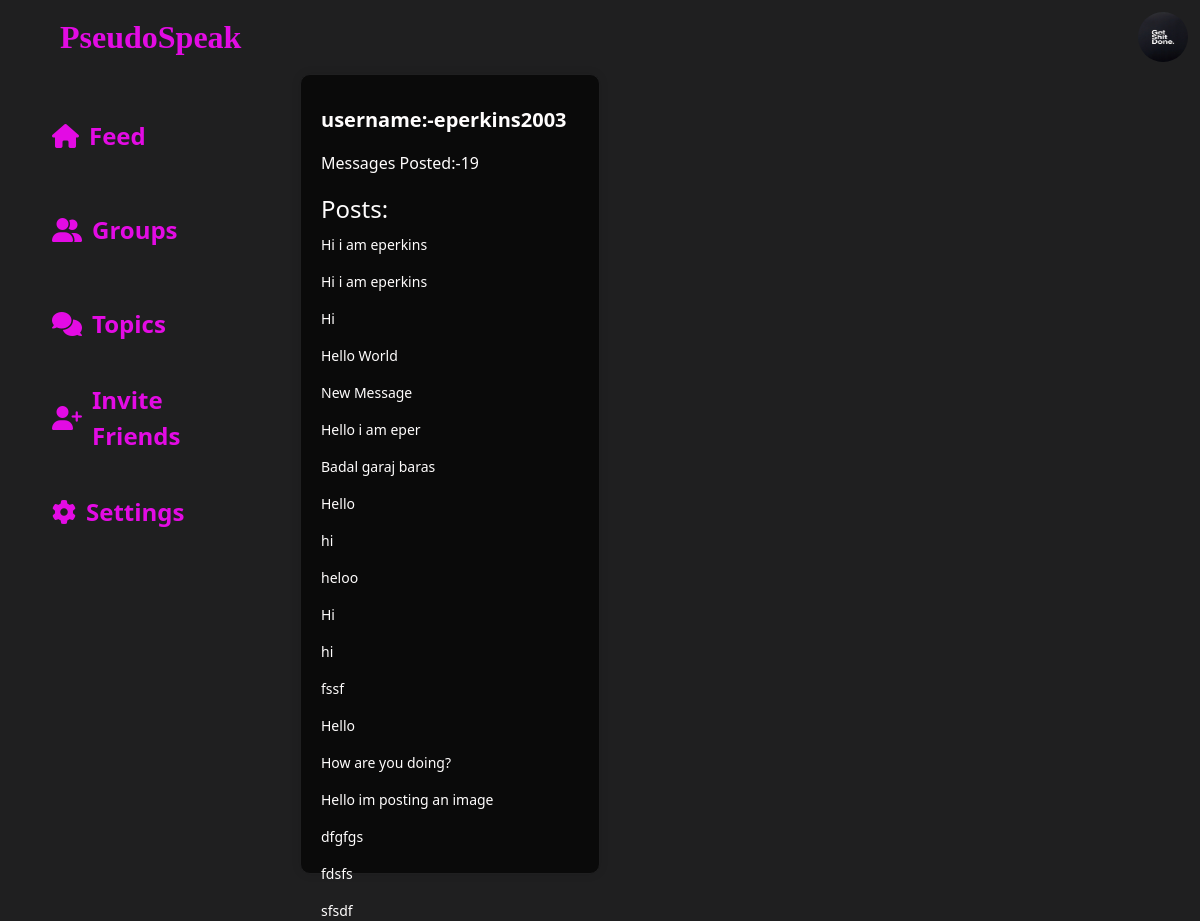
/dashboard/ (signed in), run on an earlier commit of the app's database.
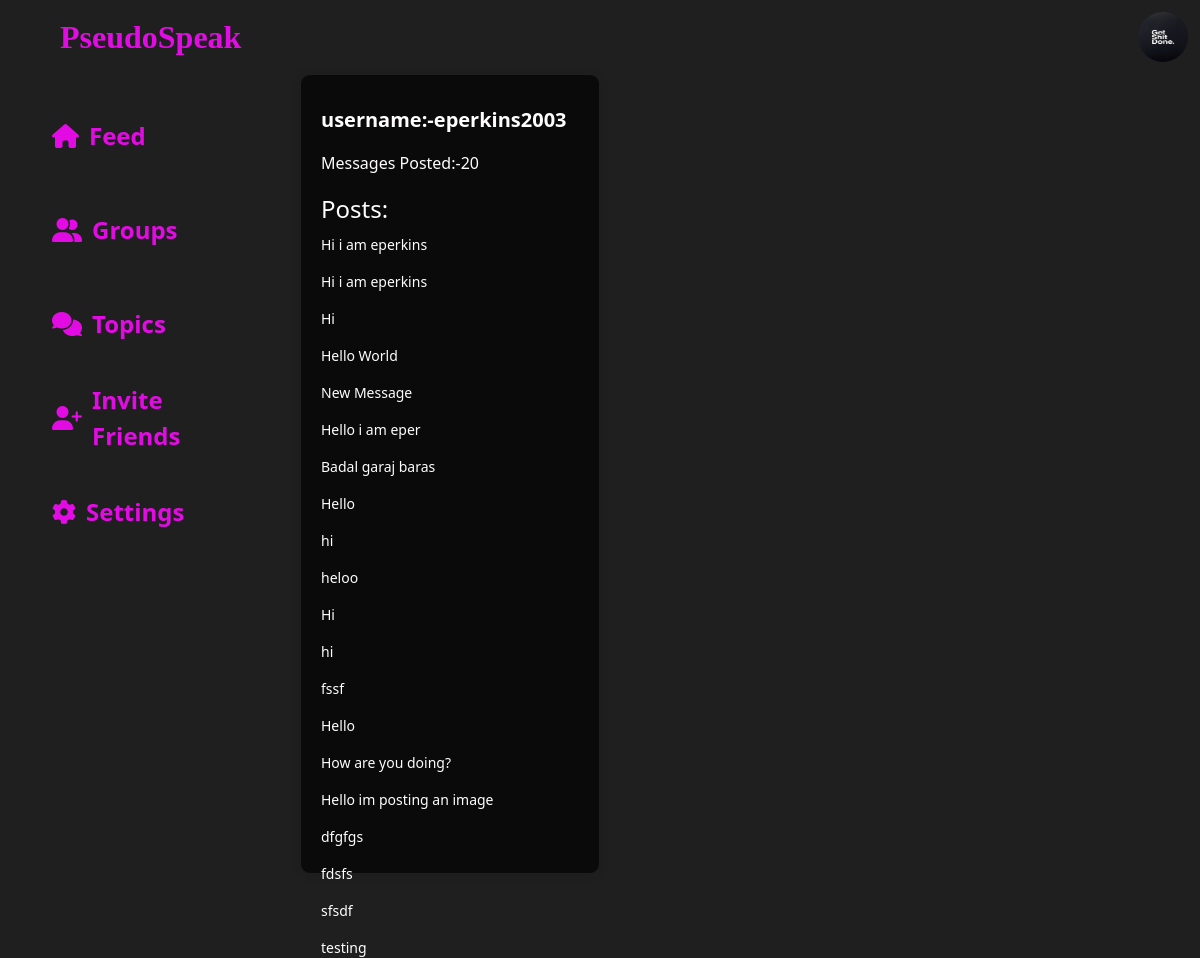
And on a later commit of the database.
### main/models.py (models this page shows, shortened)
class TrendingMessage(models.Model):
    user=models.ForeignKey(User,null=True,on_delete=models.CASCADE)
    content=models.TextField()
    image=models.ImageField(null=True,blank=True,upload_to="images/")
    likes=models.IntegerField(null=True,default=0)
    view_count=models.IntegerField(null=True,default=0)
    hashtags=models.ManyToManyField('Hashtag')
    date_added = models.DateTimeField(auto_now_add=True,null=True)
    parent_message = models.ForeignKey('self', null=True, blank=True, on_delete=models.CASCADE, related_name='replies')
    class Meta:
        ordering = ('-date_added',)

### main/views.py (the view)
# urls.py: path("dashboard/",views.dashboard,name="dashboard"),
def dashboard(request):
    user = request.user
    trendingmessages = TrendingMessage.objects.filter(
        user=user, parent_message=None
    ).order_by("date_added")
    trendingmessagescount = len(trendingmessages)
    return render(
        request,
        "main/dashboard.html",
        {
            "trendingmessagescount": trendingmessagescount,
            "trendingmessages": trendingmessages,
        },
    )

### main/templates/main/dashboard.html (shortened to what this page needs)
{% load static %}
<!DOCTYPE html>
<html lang="en">
<head>
  <link href="https://cdn.jsdelivr.net/npm/bootstrap@5.3.1/dist/css/bootstrap.min.css" rel="stylesheet"
>
  <link rel="stylesheet" href="{% static 'main/css/index.css' %}">
</head>
<body>
<nav class="navbar navbar-expand-lg bg-body-tertiary">
  <div class="container-fluid">
    <a class="navbar-brand ms-5 nav-logo" href="{% url 'index' %}">PseudoSpeak</a>
    <div class="collapse navbar-collapse" id="navbarSupportedContent">
      {% if user.is_authenticated %}
        <img id="profile_img_navbar" src="{{ user.profile.profile_img.url}}" alt="" style="width: 50px;height: 50px;border-radius: 50%;">
      {% else %}
        <button class="btn signbtn me-4" type="submit">Sign in</button>
      {% endif %}
    </div>
  </div>
</nav>
<div class="container-fluid">
  <div class="row content-1">
    <div class="col-3 content-1a">
      <ul>
        <li class="active"><i class="fa-solid fa-house"></i><a href="{% url 'index' %}">Feed</a></li>
        <li><i class="fa-solid fa-user-group"></i><a href="{% url 'rooms' %}">Groups</a></li>
        <li><i class="fa-solid fa-comments"></i>Topics</li>
        <li><i class="fa-solid fa-user-plus"></i>Invite Friends</li>
        <li><i class="fa-solid fa-gear"></i>Settings</li>
      </ul>
    </div>
    <div class="col-3 content-1b">
      <p>username:-{{user.username}}</p>
      <p>Messages Posted:-{{trendingmessagescount}}</p>
      <h3>Posts:</h3>
      {% for message in trendingmessages %}
      <p>{{message.content}}</p>
      {% endfor %}
    </div>
</div>
</body>
</html>

What changed in the data, as far as the page shows it:
added TrendingMessage: content "testing"
Also different on the page:
{{ trendingmessagescount }}: "19" → "20"
